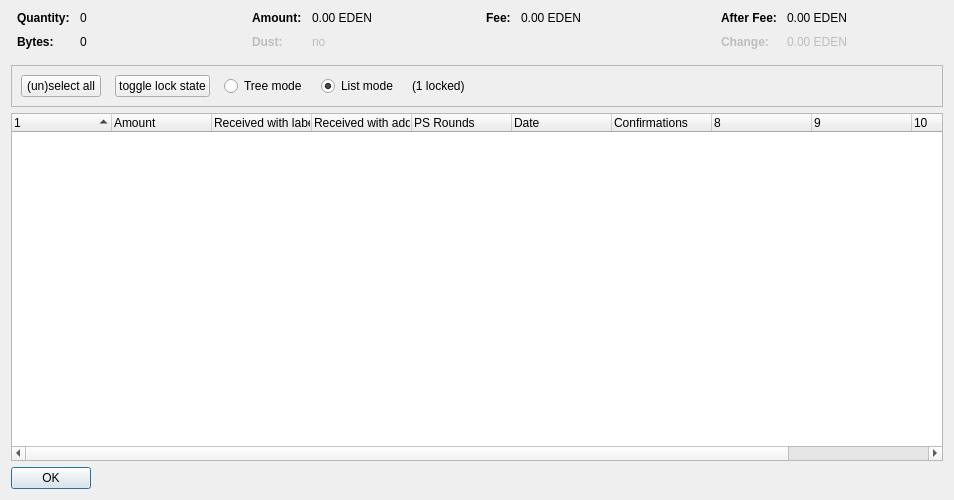
<?xml version="1.0" encoding="UTF-8"?>
<ui version="4.0">
 <class>CoinControlDialog</class>
 <widget class="QDialog" name="CoinControlDialog">
  <property name="geometry">
   <rect>
    <x>0</x>
    <y>0</y>
    <width>954</width>
    <height>500</height>
   </rect>
  </property>
  <property name="windowTitle">
   <string>Coin Selection</string>
  </property>
  <layout class="QVBoxLayout" name="verticalLayout">
   <item>
    <layout class="QHBoxLayout" name="horizontalLayoutTop" stretch="0,0,0,0">
     <property name="topMargin">
      <number>0</number>
     </property>
     <property name="bottomMargin">
      <number>10</number>
     </property>
     <item>
      <layout class="QFormLayout" name="formLayoutCoinControl1">
       <property name="horizontalSpacing">
        <number>10</number>
       </property>
       <property name="verticalSpacing">
        <number>10</number>
       </property>
       <property name="leftMargin">
        <number>6</number>
       </property>
       <property name="rightMargin">
        <number>6</number>
       </property>
       <item row="0" column="0">
        <widget class="QLabel" name="labelCoinControlQuantityText">
         <property name="font">
          <font>
           <weight>75</weight>
           <bold>true</bold>
          </font>
         </property>
         <property name="text">
          <string>Quantity:</string>
         </property>
        </widget>
       </item>
       <item row="0" column="1">
        <widget class="QLabel" name="labelCoinControlQuantity">
         <property name="cursor">
          <cursorShape>IBeamCursor</cursorShape>
         </property>
         <property name="contextMenuPolicy">
          <enum>Qt::ActionsContextMenu</enum>
         </property>
         <property name="text">
          <string notr="true">0</string>
         </property>
         <property name="textInteractionFlags">
          <set>Qt::LinksAccessibleByMouse|Qt::TextSelectableByKeyboard|Qt::TextSelectableByMouse</set>
         </property>
        </widget>
       </item>
       <item row="1" column="0">
        <widget class="QLabel" name="labelCoinControlBytesText">
         <property name="font">
          <font>
           <weight>75</weight>
           <bold>true</bold>
          </font>
         </property>
         <property name="text">
          <string>Bytes:</string>
         </property>
        </widget>
       </item>
       <item row="1" column="1">
        <widget class="QLabel" name="labelCoinControlBytes">
         <property name="cursor">
          <cursorShape>IBeamCursor</cursorShape>
         </property>
         <property name="contextMenuPolicy">
          <enum>Qt::ActionsContextMenu</enum>
         </property>
         <property name="text">
          <string notr="true">0</string>
         </property>
         <property name="textInteractionFlags">
          <set>Qt::LinksAccessibleByMouse|Qt::TextSelectableByKeyboard|Qt::TextSelectableByMouse</set>
         </property>
        </widget>
       </item>
      </layout>
     </item>
     <item>
      <layout class="QFormLayout" name="formLayoutCoinControl2">
       <property name="horizontalSpacing">
        <number>10</number>
       </property>
       <property name="verticalSpacing">
        <number>10</number>
       </property>
       <property name="leftMargin">
        <number>6</number>
       </property>
       <property name="rightMargin">
        <number>6</number>
       </property>
       <item row="0" column="0">
        <widget class="QLabel" name="labelCoinControlAmountText">
         <property name="font">
          <font>
           <weight>75</weight>
           <bold>true</bold>
          </font>
         </property>
         <property name="text">
          <string>Amount:</string>
         </property>
        </widget>
       </item>
       <item row="0" column="1">
        <widget class="QLabel" name="labelCoinControlAmount">
         <property name="cursor">
          <cursorShape>IBeamCursor</cursorShape>
         </property>
         <property name="contextMenuPolicy">
          <enum>Qt::ActionsContextMenu</enum>
         </property>
         <property name="text">
          <string notr="true">0.00 EDEN</string>
         </property>
         <property name="textInteractionFlags">
          <set>Qt::LinksAccessibleByMouse|Qt::TextSelectableByKeyboard|Qt::TextSelectableByMouse</set>
         </property>
        </widget>
       </item>
       <item row="1" column="0">
        <widget class="QLabel" name="labelCoinControlLowOutputText">
         <property name="enabled">
          <bool>false</bool>
         </property>
         <property name="font">
          <font>
           <weight>75</weight>
           <bold>true</bold>
          </font>
         </property>
         <property name="text">
          <string>Dust:</string>
         </property>
        </widget>
       </item>
       <item row="1" column="1">
        <widget class="QLabel" name="labelCoinControlLowOutput">
         <property name="enabled">
          <bool>false</bool>
         </property>
         <property name="cursor">
          <cursorShape>IBeamCursor</cursorShape>
         </property>
         <property name="contextMenuPolicy">
          <enum>Qt::ActionsContextMenu</enum>
         </property>
         <property name="text">
          <string notr="true">no</string>
         </property>
         <property name="textInteractionFlags">
          <set>Qt::LinksAccessibleByMouse|Qt::TextSelectableByKeyboard|Qt::TextSelectableByMouse</set>
         </property>
        </widget>
       </item>
      </layout>
     </item>
     <item>
      <layout class="QFormLayout" name="formLayoutCoinControl3">
       <property name="horizontalSpacing">
        <number>10</number>
       </property>
       <property name="verticalSpacing">
        <number>10</number>
       </property>
       <property name="leftMargin">
        <number>6</number>
       </property>
       <property name="rightMargin">
        <number>6</number>
       </property>
       <item row="0" column="0">
        <widget class="QLabel" name="labelCoinControlFeeText">
         <property name="font">
          <font>
           <weight>75</weight>
           <bold>true</bold>
          </font>
         </property>
         <property name="text">
          <string>Fee:</string>
         </property>
        </widget>
       </item>
       <item row="0" column="1">
        <widget class="QLabel" name="labelCoinControlFee">
         <property name="cursor">
          <cursorShape>IBeamCursor</cursorShape>
         </property>
         <property name="contextMenuPolicy">
          <enum>Qt::ActionsContextMenu</enum>
         </property>
         <property name="text">
          <string notr="true">0.00 EDEN</string>
         </property>
         <property name="textInteractionFlags">
          <set>Qt::LinksAccessibleByMouse|Qt::TextSelectableByKeyboard|Qt::TextSelectableByMouse</set>
         </property>
        </widget>
       </item>
      </layout>
     </item>
     <item>
      <layout class="QFormLayout" name="formLayoutCoinControl4">
       <property name="horizontalSpacing">
        <number>10</number>
       </property>
       <property name="verticalSpacing">
        <number>10</number>
       </property>
       <property name="leftMargin">
        <number>6</number>
       </property>
       <property name="rightMargin">
        <number>6</number>
       </property>
       <item row="0" column="0">
        <widget class="QLabel" name="labelCoinControlAfterFeeText">
         <property name="font">
          <font>
           <weight>75</weight>
           <bold>true</bold>
          </font>
         </property>
         <property name="text">
          <string>After Fee:</string>
         </property>
        </widget>
       </item>
       <item row="0" column="1">
        <widget class="QLabel" name="labelCoinControlAfterFee">
         <property name="cursor">
          <cursorShape>IBeamCursor</cursorShape>
         </property>
         <property name="contextMenuPolicy">
          <enum>Qt::ActionsContextMenu</enum>
         </property>
         <property name="text">
          <string notr="true">0.00 EDEN</string>
         </property>
         <property name="textInteractionFlags">
          <set>Qt::LinksAccessibleByMouse|Qt::TextSelectableByKeyboard|Qt::TextSelectableByMouse</set>
         </property>
        </widget>
       </item>
       <item row="1" column="0">
        <widget class="QLabel" name="labelCoinControlChangeText">
         <property name="enabled">
          <bool>false</bool>
         </property>
         <property name="font">
          <font>
           <weight>75</weight>
           <bold>true</bold>
          </font>
         </property>
         <property name="text">
          <string>Change:</string>
         </property>
        </widget>
       </item>
       <item row="1" column="1">
        <widget class="QLabel" name="labelCoinControlChange">
         <property name="enabled">
          <bool>false</bool>
         </property>
         <property name="cursor">
          <cursorShape>IBeamCursor</cursorShape>
         </property>
         <property name="contextMenuPolicy">
          <enum>Qt::ActionsContextMenu</enum>
         </property>
         <property name="text">
          <string notr="true">0.00 EDEN</string>
         </property>
         <property name="textInteractionFlags">
          <set>Qt::LinksAccessibleByMouse|Qt::TextSelectableByKeyboard|Qt::TextSelectableByMouse</set>
         </property>
        </widget>
       </item>
      </layout>
     </item>
    </layout>
   </item>
   <item>
    <widget class="QFrame" name="frame">
     <property name="minimumSize">
      <size>
       <width>0</width>
       <height>40</height>
      </size>
     </property>
     <property name="frameShape">
      <enum>QFrame::StyledPanel</enum>
     </property>
     <property name="frameShadow">
      <enum>QFrame::Sunken</enum>
     </property>
     <layout class="QHBoxLayout" name="horizontalLayout">
      <item>
       <layout class="QHBoxLayout" name="horizontalLayoutPanel" stretch="0,0,0,0,0,0">
        <property name="spacing">
         <number>14</number>
        </property>
        <item>
         <widget class="QPushButton" name="pushButtonSelectAll">
          <property name="sizePolicy">
           <sizepolicy hsizetype="Maximum" vsizetype="Fixed">
            <horstretch>0</horstretch>
            <verstretch>0</verstretch>
           </sizepolicy>
          </property>
          <property name="text">
           <string>(un)select all</string>
          </property>
          <property name="autoDefault">
           <bool>false</bool>
          </property>
         </widget>
        </item>
        <item>
         <widget class="QPushButton" name="pushButtonToggleLock">
          <property name="sizePolicy">
           <sizepolicy hsizetype="Maximum" vsizetype="Fixed">
            <horstretch>0</horstretch>
            <verstretch>0</verstretch>
           </sizepolicy>
          </property>
          <property name="text">
           <string>toggle lock state</string>
          </property>
          <property name="autoDefault">
           <bool>false</bool>
          </property>
         </widget>
        </item>
        <item>
         <widget class="QRadioButton" name="radioTreeMode">
          <property name="sizePolicy">
           <sizepolicy hsizetype="Maximum" vsizetype="Fixed">
            <horstretch>0</horstretch>
            <verstretch>0</verstretch>
           </sizepolicy>
          </property>
          <property name="text">
           <string>Tree mode</string>
          </property>
         </widget>
        </item>
        <item>
         <widget class="QRadioButton" name="radioListMode">
          <property name="sizePolicy">
           <sizepolicy hsizetype="Maximum" vsizetype="Fixed">
            <horstretch>0</horstretch>
            <verstretch>0</verstretch>
           </sizepolicy>
          </property>
          <property name="text">
           <string>List mode</string>
          </property>
          <property name="checked">
           <bool>true</bool>
          </property>
         </widget>
        </item>
        <item>
         <widget class="QLabel" name="labelLocked">
          <property name="text">
           <string>(1 locked)</string>
          </property>
         </widget>
        </item>
        <item>
         <spacer name="horizontalSpacer">
          <property name="orientation">
           <enum>Qt::Horizontal</enum>
          </property>
          <property name="sizeHint" stdset="0">
           <size>
            <width>40</width>
            <height>20</height>
           </size>
          </property>
         </spacer>
        </item>
       </layout>
      </item>
     </layout>
    </widget>
   </item>
   <item>
    <widget class="CoinControlTreeWidget" name="treeWidget">
     <property name="contextMenuPolicy">
      <enum>Qt::CustomContextMenu</enum>
     </property>
     <property name="sortingEnabled">
      <bool>false</bool>
     </property>
     <property name="columnCount">
      <number>11</number>
     </property>
     <attribute name="headerShowSortIndicator" stdset="0">
      <bool>true</bool>
     </attribute>
     <attribute name="headerStretchLastSection">
      <bool>false</bool>
     </attribute>
     <column>
      <property name="text">
       <string/>
      </property>
     </column>
     <column>
      <property name="text">
       <string>Amount</string>
      </property>
     </column>
     <column>
      <property name="text">
       <string>Received with label</string>
      </property>
     </column>
     <column>
      <property name="text">
       <string>Received with address</string>
      </property>
     </column>
     <column>
      <property name="text">
       <string>PS Rounds</string>
      </property>
     </column>
     <column>
      <property name="text">
       <string>Date</string>
      </property>
     </column>
     <column>
      <property name="text">
       <string>Confirmations</string>
      </property>
      <property name="toolTip">
       <string>Confirmed</string>
      </property>
     </column>
     <column>
      <property name="text">
       <string/>
      </property>
     </column>
     <column>
      <property name="text">
       <string/>
      </property>
     </column>
     <column>
      <property name="text">
       <string/>
      </property>
     </column>
     <column>
      <property name="text">
       <string/>
      </property>
     </column>
    </widget>
   </item>
   <item>
    <widget class="QDialogButtonBox" name="buttonBox">
     <property name="sizePolicy">
      <sizepolicy hsizetype="Maximum" vsizetype="Fixed">
       <horstretch>0</horstretch>
       <verstretch>0</verstretch>
      </sizepolicy>
     </property>
     <property name="orientation">
      <enum>Qt::Horizontal</enum>
     </property>
     <property name="standardButtons">
      <set>QDialogButtonBox::Ok</set>
     </property>
    </widget>
   </item>
  </layout>
 </widget>
 <customwidgets>
  <customwidget>
   <class>CoinControlTreeWidget</class>
   <extends>QTreeWidget</extends>
   <header>coincontroltreewidget.h</header>
  </customwidget>
 </customwidgets>
 <resources/>
 <connections/>
</ui>
